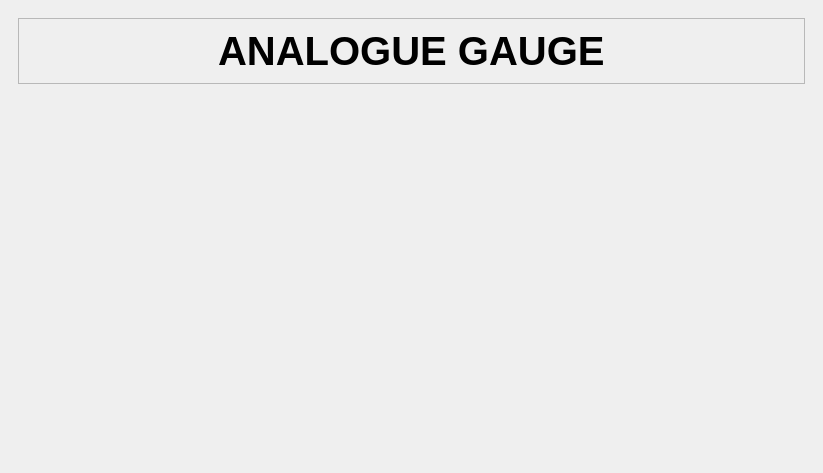
<?xml version="1.0" encoding="UTF-8"?>
<ui version="4.0">
 <class>MainWindow</class>
 <widget class="QMainWindow" name="MainWindow">
  <property name="geometry">
   <rect>
    <x>0</x>
    <y>0</y>
    <width>823</width>
    <height>473</height>
   </rect>
  </property>
  <property name="windowTitle">
   <string>AnalogGaugeWidget_Demo</string>
  </property>
  <property name="styleSheet">
   <string notr="true"/>
  </property>
  <widget class="QWidget" name="centralwidget">
   <property name="styleSheet">
    <string notr="true"/>
   </property>
   <layout class="QVBoxLayout" name="verticalLayout_2">
    <item>
     <widget class="QFrame" name="frame">
      <layout class="QVBoxLayout" name="verticalLayout">
       <item>
        <widget class="QFrame" name="frame_2">
         <property name="frameShape">
          <enum>QFrame::StyledPanel</enum>
         </property>
         <property name="frameShadow">
          <enum>QFrame::Raised</enum>
         </property>
         <layout class="QVBoxLayout" name="verticalLayout_7">
          <item alignment="Qt::AlignHCenter">
           <widget class="QLabel" name="label_28">
            <property name="font">
             <font>
              <pointsize>30</pointsize>
              <weight>75</weight>
              <bold>true</bold>
             </font>
            </property>
            <property name="text">
             <string>ANALOGUE GAUGE</string>
            </property>
           </widget>
          </item>
         </layout>
        </widget>
       </item>
       <item>
        <widget class="AnalogGaugeWidget" name="widget" native="true">
         <property name="sizePolicy">
          <sizepolicy hsizetype="Expanding" vsizetype="Expanding">
           <horstretch>1</horstretch>
           <verstretch>1</verstretch>
          </sizepolicy>
         </property>
         <property name="minimumSize">
          <size>
           <width>300</width>
           <height>300</height>
          </size>
         </property>
         <property name="maximumSize">
          <size>
           <width>600</width>
           <height>600</height>
          </size>
         </property>
         <property name="baseSize">
          <size>
           <width>300</width>
           <height>300</height>
          </size>
         </property>
         <property name="styleSheet">
          <string notr="true"/>
         </property>
         <layout class="QHBoxLayout" name="horizontalLayout"/>
        </widget>
       </item>
      </layout>
     </widget>
    </item>
   </layout>
  </widget>
 </widget>
 <customwidgets>
  <customwidget>
   <class>AnalogGaugeWidget</class>
   <extends>QWidget</extends>
   <header location="global">analoggaugewidget</header>
   <container>1</container>
   <slots>
    <signal>valueChanged(int)</signal>
    <slot>update_angle_offset(int)</slot>
    <slot>update_value(int)</slot>
    <slot>update_value2(int)</slot>
    <slot>set_start_scale_angle(int)</slot>
    <slot>set_total_scale_angle_size(int)</slot>
    <slot>set_MinValue(int)</slot>
    <slot>set_MaxValue(int)</slot>
    <slot>set_NeedleColor(int)</slot>
    <slot>set_scala_main_count(int)</slot>
   </slots>
  </customwidget>
 </customwidgets>
 <resources/>
 <connections/>
</ui>
